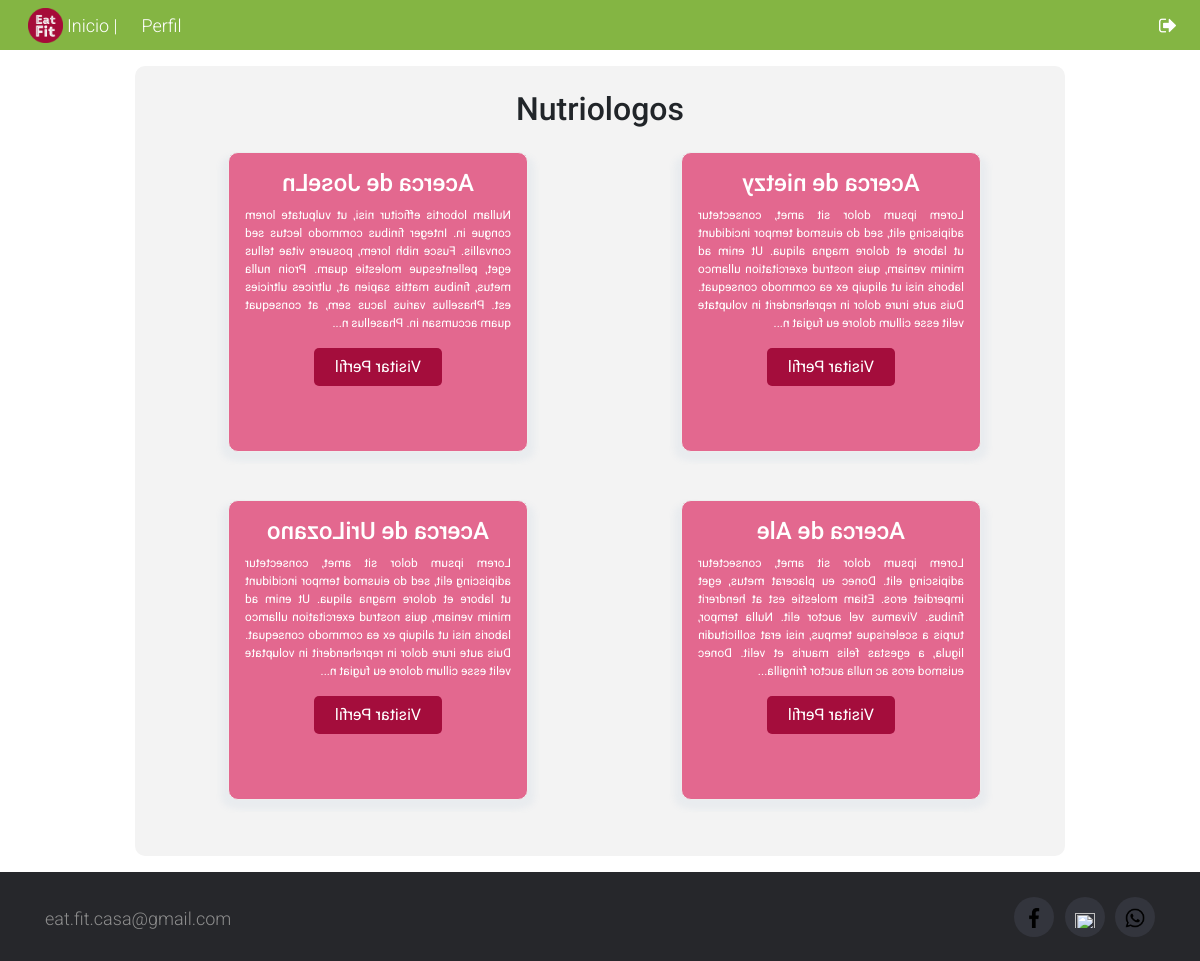
Page /home/ (signed in) on the committed database.
### Users/models.py (models this page shows, shortened)
class Nutriologist (models.Model):
    usuario = models.OneToOneField (Profile, to_field='user', on_delete=models.CASCADE)
    attention_days  = models.CharField (max_length=50, blank=True, null=True)
    attention_hours = models.CharField (max_length=40, blank=True, null=True)
    age             = models.IntegerField (blank=True, null=True)
    work_approach   = models.CharField (max_length=60, blank=False) #Enfoque del nutriologo como ej. especialista en obecidad etc etc etc.
    cedula_prof_det = models.CharField (max_length=60, blank=True, null=True)
    cedula_prof_img = CloudinaryField('image', blank = True, null = True)
    biography       = models.TextField (blank=True, null=True)
    active          = models.BooleanField (default=True)

class Profile(models.Model):
    user = models.OneToOneField(User, on_delete=models.CASCADE)
    picture = CloudinaryField('image', blank = True, null = True)
    is_nutriologist = models.BooleanField(default=False)
    is_client = models.BooleanField(default=True)

### services/views.py (the view)
# urls.py: path('home/', services_views.home_view, name='home'),
@login_required
def home_view (request):
    nutri = Nutriologist.objects.all().filter(active=True).order_by('?')
    return render(request, 'services/home_page.html', {'nutris': nutri})

### templates/services/home_page.html (shortened to what this page needs)
{% extends "base.html" %}
{% load static %}
{% block container %}
    <div class="container-fluid">
        <div class="row my-3 px-4 justify-content-center ">
            <div class="col-12 col-sm-10 col-md-9 col-lg-10 ">
                <div class="col-12 py-4 fondoNutri ">
                    <h2 class="text-center">Nutriologos</h2>
                    <div class="row pr-4">
                        {% for nutri in nutris %}
                        <div class="col mb-5 ml-0 d-flex justify-content-around ">
                            <div class="maincard p-3">
                                <div class="thecard">
                                    {% if nutri.usuario.picture %}
                                    <div class="thefront text-center py-4"> <img src=" {{nutri.usuario.picture.url}} " class="rounded-circle" width="100" height="100" alt="Foto de perfil">
                                    {% else %}
                                    <div class="thefront text-center py-4"> <img src=" {% static 'icons/default_nutri.png' %} " class="rounded-circle" width="100">
                                    {% endif %}
                                        <h4 class="mt-3 px-2 mb-0">{{nutri.usuario.user.get_full_name}}</h4>
                                        <div class="stats d-flex justify-content-between px-3 mt-2">
                                            <div class="stats-1 d-flex flex-column"> <span class="thinText">Horario:</span> <span class="helpText">{{nutri.attention_hours}}</span> </div>
                                            <div class="stats-1 d-flex flex-column"> <span class="thinText">Dias:</span><span class="helpText">{{nutri.attention_days}}</span> </div>
                                        </div>
                                    </div>
                                    <div class="theback text-center py-3 px-3">
                                        <h4>Acerca de {{nutri.usuario.user}}</h4>
                                        <p class="about text-justify">{{nutri.biography|slice:":320"}}...</p>
                                        <div class="px-5 mt-2"> <a href=" {% url 'profileNutri' nutri.usuario.user.username %} "> <button class="btn follow-button btn-black">Visitar Perfil</button> </a> </div>
                                    </div>
                                </div>
                            </div>
                        </div>
                        {% endfor %}
                    </div>
                </div>
            </div>
        </div>
    </div>
{% endblock container %}

### static/css/services.css (style rules this page uses)
.fondoNutri { background: #F3F3F3; mix-blend-mode: normal; border-radius: 10px; }
.maincard { position: relative; width: 300px; height: 300px; }
.thecard { position: absolute; width: 100%; height: 100%; transform-style: preserve-3d; transition: all 0.9s ease }
.thefront { position: absolute; width: 100%; height: 100%; background-color: hidden; background: #bc3a60; color: #fff; border-radius: 10px; cursor: pointer; border: 1px solid #eee; box-shadow: 5px 6px 6px 2px #e9ecef; padding: 10px }
.theback { position: absolute; width: 100%; height: 100%; cursor: pointer; background-color: hidden; background: #e3688f; color: #fff; border-radius: 10px; transform: rotateY(180deg); border: 1px solid #eee; box-shadow: 5px 6px 6px 2px #e9ecef; padding: 10px }
.btn { padding-left: 20px; padding-right: 20px }
.about { font-size: 12px }
.follow-button, .follow-button:active, .follow-button:visited, .follow-button:focus { background-color: #a40d3c !important; color: #fff !important; mix-blend-mode: normal; border-radius: 5px; box-shadow: none }

### static/css/mainStyle.css (style rules this page uses)
body { font-family: 'Roboto', sans-serif; position: relative; }
.thinText { display: flex; align-items: center; justify-content: center; font-weight: 500; }
.helpText { font-weight: 300; }

### rows in the picture
Nutriologist: usuario.user "JoseLn", biography "Nullam lobortis efficitur nisi, ut vulputate lorem congue in. Integer finibus commodo lectus sed convallis. Fusce nibh lorem, posuere vitae tellus eget, pellentesque molestie quam. Proin nulla metus, finibus mattis sapien at, ultrices ultricies est. Phasellus varius lacus sem, at consequat quam accumsan in. Phasellus n"
Nutriologist: usuario.user "nietzy", biography "Lorem ipsum dolor sit amet, consectetur adipiscing elit, sed do eiusmod tempor incididunt ut labore et dolore magna aliqua. Ut enim ad minim veniam, quis nostrud exercitation ullamco laboris nisi ut aliquip ex ea commodo consequat. Duis aute irure dolor in reprehenderit in voluptate velit esse cillum dolore eu fugiat n"
Nutriologist: usuario.user "UriLozano", biography "Lorem ipsum dolor sit amet, consectetur adipiscing elit, sed do eiusmod tempor incididunt ut labore et dolore magna aliqua. Ut enim ad minim veniam, quis nostrud exercitation ullamco laboris nisi ut aliquip ex ea commodo consequat. Duis aute irure dolor in reprehenderit in voluptate velit esse cillum dolore eu fugiat n"
Nutriologist: usuario.user "Ale", biography "Lorem ipsum dolor sit amet, consectetur adipiscing elit. Donec eu placerat metus, eget imperdiet eros. Etiam molestie est at hendrerit finibus. Vivamus vel auctor elit. Nulla tempor, turpis a scelerisque tempus, nisi erat sollicitudin ligula, a egestas felis mauris et velit. Donec euismod eros ac nulla auctor fringilla"
